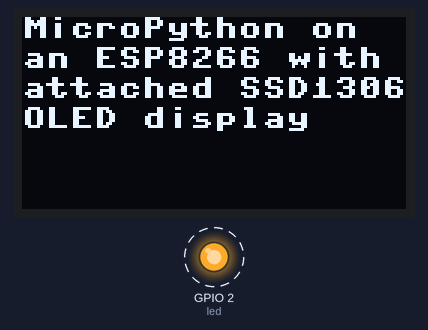
A program run on a simulated ESP8266 board running MicroPython. Parts: 128×64 one-colour display, output pins drawn as LEDs (lit = HIGH, except the on-board LED, lit = LOW). Dashed ring = blinking. Library files of the repository ran but are not shown: ssd1306.py; what the program prints to the serial console is not drawn.

Above: at 0.1 s.
Timing chart, 0 to 130.0 s (numbered marks = the images above):
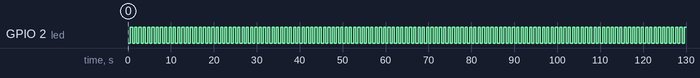

Measured:
- by itself, GPIO 2 (led): alternates HIGH for 0.50 s and LOW for 0.50 s

The program:

Esp8266MicroPythonPlayground.py
```python
import machine
import time

from modules import *


def main():
    wifiConnector.run()

    i2c = machine.I2C(scl=machine.Pin(4), sda=machine.Pin(5))
    display = ssd1306.SSD1306_I2C(128, 64, i2c)
    display.fill(0)
    display.text("MicroPython on", 0, 0)
    display.text("an ESP8266 with an", 0, 10)
    display.text("attached SSD1306", 0, 20)
    display.text("OLED display", 0, 30)
    display.show()

    state = True
    led = machine.Pin(2, machine.Pin.OUT)
    while True:
        if state:
            led.off()
        else:
            led.on()
        state = not state
        time.sleep(0.5)


if __name__ == '__main__':
    main()
```

wifiConnector.py
```python
import json


def run():
    config_file_path = "config/wlan.json"
    file_data = {}
    try:
        with open(config_file_path) as file:
            file_data = json.load(file)
    except Exception as ex:
        print("error on reading config file: " + str(ex))
    print(file_data)
```
